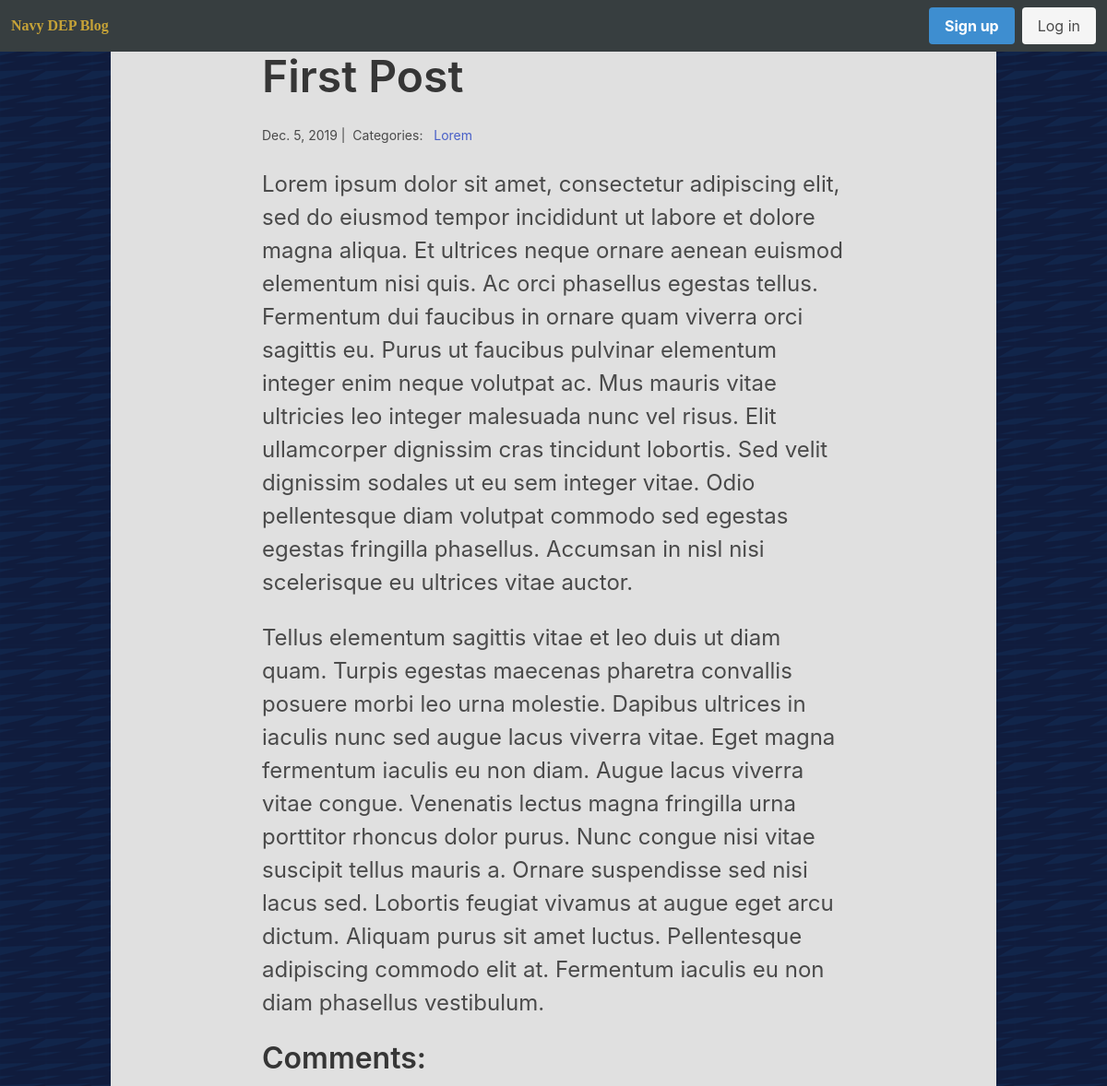
The app's page /1/, older data.
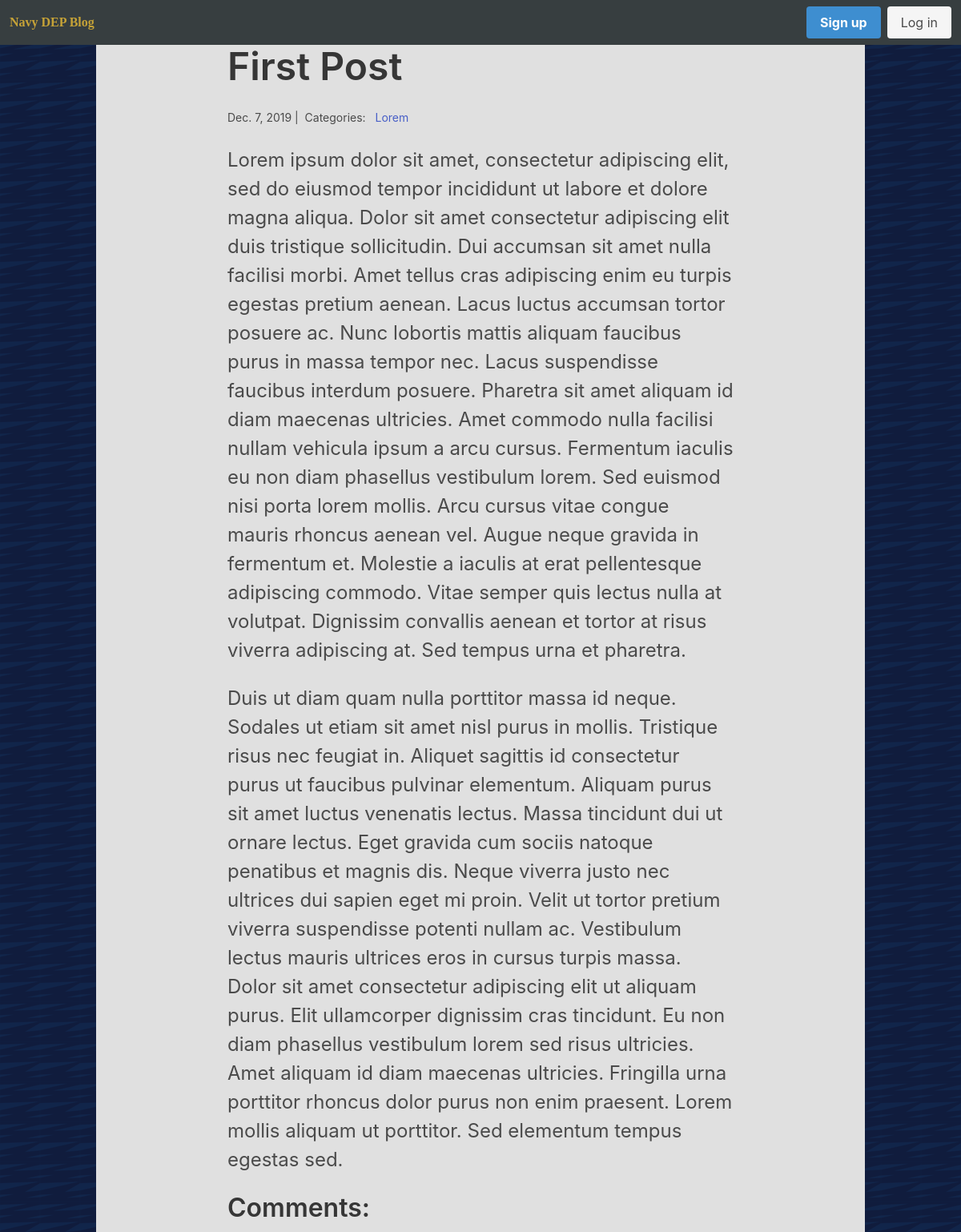
The same page, newer data.
### blog/models.py (models this page shows)
class Post(models.Model):
    title = models.CharField(max_length=255)
    body = models.TextField()
    created_on = models.DateTimeField(auto_now_add=True)
    last_modified = models.DateTimeField(auto_now=True)
    categories = models.ManyToManyField('Category', related_name='posts')

### blog/views.py (the view, shortened to what this page needs)
# urls.py: path("<int:pk>/",views.blog_detail, name="blog_detail"),
def blog_detail(request, pk):
    post = Post.objects.get(pk=pk)
    form = CommentForm()
    comments = Comment.objects.filter(post=post)
    context = {
        'post': post,
        'comments': comments,
        'form': form,
    }
    return render(request, 'blog_detail.html', context)

### blog/templates/blog_detail.html (shortened to what this page needs)
{% extends 'base.html' %}
{% block page_content %}
<div class="columns is-centered">
    <div class="column is-8">
        <h1 class="title is-1">{{ post.title }}</h1>
        <small>
            {{ post.created_on.date }} |&nbsp;
            Categories: &nbsp;
            {% for category in post.categories.all %}
                <a href="{% url 'blog_category' category.name%}"> {{ category.name }} </a> &nbsp;
            {% endfor %}
        </small>
        <div class="content is-large">
            <p> {{ post.body | linebreaks }} </p>
        </div>
        <h3 class="title is-3">Comments:</h3>
    </div>
</div>
{% endblock %}

Row changes from the older to the newer data that the page shows:
changed Post "First Post": created_on "Dec. 5, 2019" → "Dec. 7, 2019"; body "…et dolore magna aliqua. Et ultrices neque ornare aenean euismod elementum nisi quis. Ac orci phasellus egestas tellus. Fermentum dui faucibus in ornare quam viverra orci sagittis eu. Purus ut faucibus pulvinar elementum integer enim neque volutpat ac. Mus mauris vitae ultricies leo integer malesuada nunc vel risus. Elit ullamcorper dignissim cras tincidunt lobortis. Sed velit dignissim sodales ut eu sem integer vitae. Odio pellentesque diam volutpat commodo sed egestas egestas fringilla phasellus. Accumsan in nisl nisi scelerisque eu ultrices vitae auctor. Tellus elementum sagittis vitae et leo duis ut diam quam. Turpis egestas maecenas pharetra convallis posuere morbi leo urna molestie.…" → "…et dolore magna aliqua. Dolor sit amet consectetur adipiscing elit duis tristique sollicitudin. Dui accumsan sit amet nulla facilisi morbi. Amet tellus cras adipiscing enim eu turpis egestas pretium aenean. Lacus luctus accumsan tortor posuere ac. Nunc lobortis mattis aliquam faucibus purus in massa tempor nec. Lacus suspendisse faucibus interdum posuere. Pharetra sit amet aliquam id diam maecenas ultricies. Amet commodo nulla facilisi nullam vehicula ipsum a arcu cursus. Fermentum iaculis eu non diam phasellus vestibulum lorem. Sed euismod nisi porta lorem mollis. Arcu cursus vitae congue mauris rhoncus aenean vel. Augue neque gravida in fermentum et. Molestie a iaculis at erat…"
